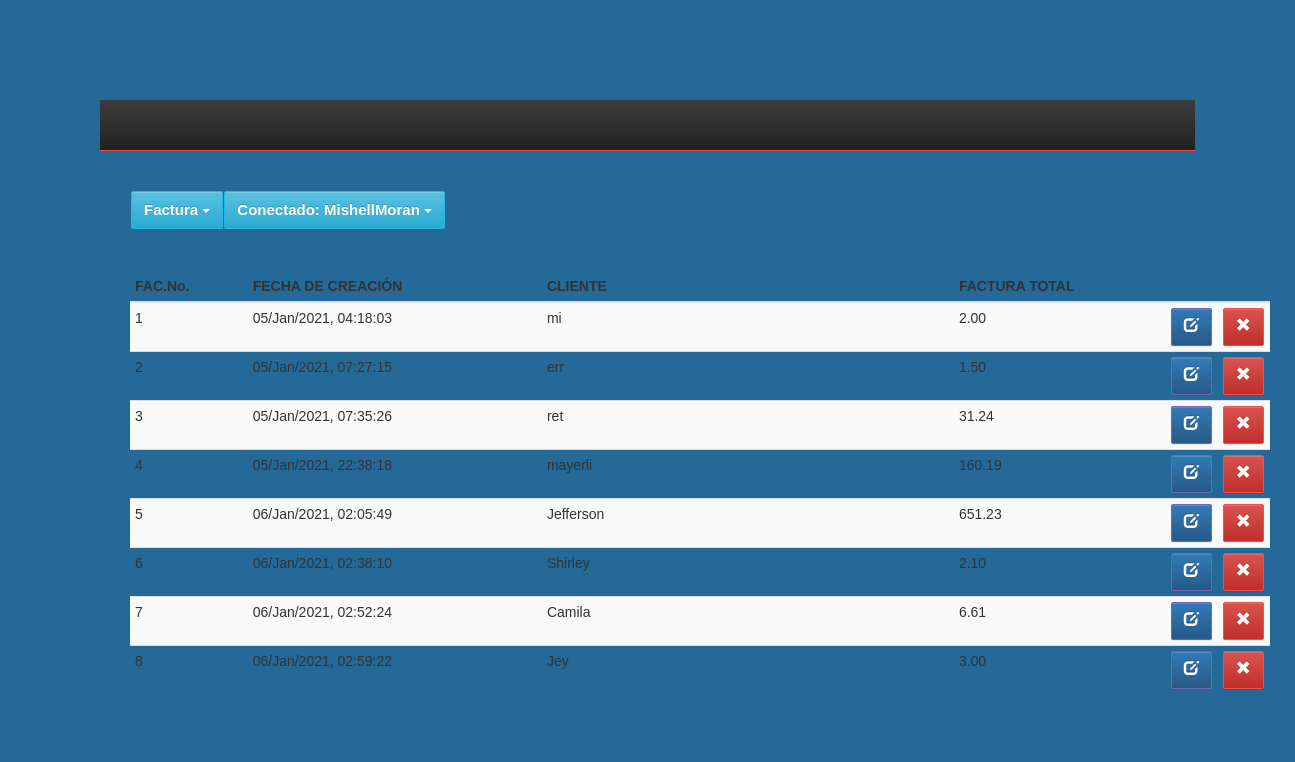
The app's page /invoice_list.php (signed in) with its own data.
### tables this page shows
CREATE TABLE `factura_orden` (
  `order_id` int(11) NOT NULL,
  `user_id` int(11) NOT NULL,
  `order_date` timestamp NOT NULL DEFAULT current_timestamp(),
  `order_receiver_name` varchar(250) NOT NULL,
  `order_receiver_address` text NOT NULL,
  `order_total_before_tax` decimal(10,2) NOT NULL,
  `order_total_tax` decimal(10,2) NOT NULL,
  `order_tax_per` varchar(250) NOT NULL,
  `order_total_after_tax` double(10,2) NOT NULL,
  `order_amount_paid` decimal(10,2) NOT NULL,
  `order_total_amount_due` decimal(10,2) NOT NULL,
  `note` text NOT NULL
);

### Invoice.php (called while the page is built, shortened)
<?php
class Invoice{
	private $host  = 'localhost';
    private $user  = 'root';
    private $password   = "";
    private $database  = "moranrios_e1";
    private $invoiceOrderTable = 'factura_orden';
	private $dbConnect = false;
    public function __construct(){
        if(!$this->dbConnect){
            $conn = new mysqli($this->host, $this->user, $this->password, $this->database);
            if($conn->connect_error){
                die("Error failed to connect to MySQL: " . $conn->connect_error);
            }else{
                $this->dbConnect = $conn;
            }
        }
    }
	private function getData($sqlQuery) {
		$result = mysqli_query($this->dbConnect, $sqlQuery);
		$data= array();
		while ($row = mysqli_fetch_assoc($result)) {
			$data[]=$row;
		}
		return $data;
	}
	public function getInvoiceList(){
		$sqlQuery = "
			SELECT * FROM ".$this->invoiceOrderTable."
			WHERE user_id = '".$_SESSION['userid']."'";
		return  $this->getData($sqlQuery);
	}
}
?>

### invoice_list.php (the view, shortened to what this page needs)
<?php
include('header.php');
include 'Invoice.php';
$invoice = new Invoice();
$invoice->checkLoggedIn();
?>
<link href="css/style.css" rel="stylesheet">
<?php include('container.php');?>
<div class="container">
<?php include('menu.php');?>
<table id="data-table" class="table table-condensed table-striped">
<thead>
  <tr>
    <th width="10%">FAC.No.</th>
    <th width="25%">FECHA DE CREACIÓN</th>
    <th width="35%">CLIENTE</th>
    <th width="15%">FACTURA TOTAL</th>
    <th width="3%"></th>
    <th width="3%"></th>
    <th width="3%"></th>
  </tr>
</thead>
<?php
$invoiceList = $invoice->getInvoiceList();
foreach($invoiceList as $invoiceDetails){
    $invoiceDate = date("d/M/Y, H:i:s", strtotime($invoiceDetails["order_date"]));
    echo '
      <tr>
        <td>'.$invoiceDetails["order_id"].'</td>
        <td>'.$invoiceDate.'</td>
        <td>'.$invoiceDetails["order_receiver_name"].'</td>
        <td>'.$invoiceDetails["order_total_after_tax"].'</td>
        <td></td>
        <td><a href="edit_invoice.php?update_id='.$invoiceDetails["order_id"].'"  title="Editar Factura"><div class="btn btn-primary"><span class="glyphicon glyphicon-edit"></span></div></a></td>
        <td><a href="#" id="'.$invoiceDetails["order_id"].'" class="deleteInvoice"  title="Borrar Factura"><div class="btn btn-danger"><span class="glyphicon glyphicon-remove"></span></div></a></td>
      </tr>
    ';
}
?>
</table>
</div>
<?php include('footer.php');?>

### header.php (shortened to what this page needs)
<!DOCTYPE html>
<html>
<head>
<link rel="stylesheet" href="https://maxcdn.bootstrapcdn.com/bootstrap/3.3.5/css/bootstrap.min.css">
<link rel="stylesheet" href="https://maxcdn.bootstrapcdn.com/bootstrap/3.3.5/css/bootstrap-theme.min.css">

### container.php (shortened to what this page needs)
</head>
<body class="">
<div role="navigation" class="navbar navbar-inverse navbar-static-top">
      <div class="container">
        <div class="navbar-header">
          <a href="#" class="navbar-brand"></a>
        </div>
        <div class="navbar-collapse collapse">
        </div>
      </div>
    </div>
	<div class="container" style="min-height:500px;">

### menu.php (shortened to what this page needs)
<ul class="nav navbar-nav">
<li class="dropdown">
	<button class="btn btn-info dropdown-toggle" type="button" data-toggle="dropdown">Factura
	<span class="caret"></span></button>
</li>
<?php
if($_SESSION['userid']) { ?>
	<li class="dropdown">
		<button class="btn btn-info dropdown-toggle" type="button" data-toggle="dropdown">Conectado: <?php echo $_SESSION['user']; ?>
		<span class="caret"></span></button>
	</li>
<?php } ?>
</ul>
<br /><br /><br /><br />

### footer.php (shortened to what this page needs)
</div>
</body></html>

### css/style.css (style rules this page uses)
.navbar-nav>li { float:left; margin-left:1px; }
.navbar-inverse { background-color: #f04949; border-color: #f04949; }
.navbar-inverse .navbar-brand { color: #fff; font-size:20px; font-weight: bold; }
.btn-primary, .panel-primary { border-color: #7266ba; color: #fff !important; }
.btn-info, .panel-info { background-color: #23b7e5; border-color: #23b7e5; color: #fff !important; }
.btn-danger, .panel-danger { background-color: #f05050; border-color: #f05050; color: #fff !important; }

### header.php (style rules this page uses)
.form-control, .btn { min-height: 38px; border-radius: 2px; }
.btn { font-size: 15px; font-weight: bold; }

### invoice_list.php (style rules this page uses)
body { font-family: Arial; background-color: #256999; box-sizing: border-box; padding: 100px; }

### records on screen
factura_orden: order_id "1", order_date "05/Jan/2021, 04:18:03", order_receiver_name "mi", order_total_after_tax "2.00"
factura_orden: order_id "2", order_date "05/Jan/2021, 07:27:15", order_receiver_name "err", order_total_after_tax "1.50"
factura_orden: order_id "3", order_date "05/Jan/2021, 07:35:26", order_receiver_name "ret", order_total_after_tax "31.24"
factura_orden: order_id "4", order_date "05/Jan/2021, 22:38:18", order_receiver_name "mayerli", order_total_after_tax "160.19"
factura_orden: order_id "5", order_date "06/Jan/2021, 02:05:49", order_receiver_name "Jefferson", order_total_after_tax "651.23"
factura_orden: order_id "6", order_date "06/Jan/2021, 02:38:10", order_receiver_name "Shirley", order_total_after_tax "2.10"
factura_orden: order_id "7", order_date "06/Jan/2021, 02:52:24", order_receiver_name "Camila", order_total_after_tax "6.61"
factura_orden: order_id "8", order_date "06/Jan/2021, 02:59:22", order_receiver_name "Jey", order_total_after_tax "3.00"

### other values on screen
$_SESSION['user'] "MishellMoran"
